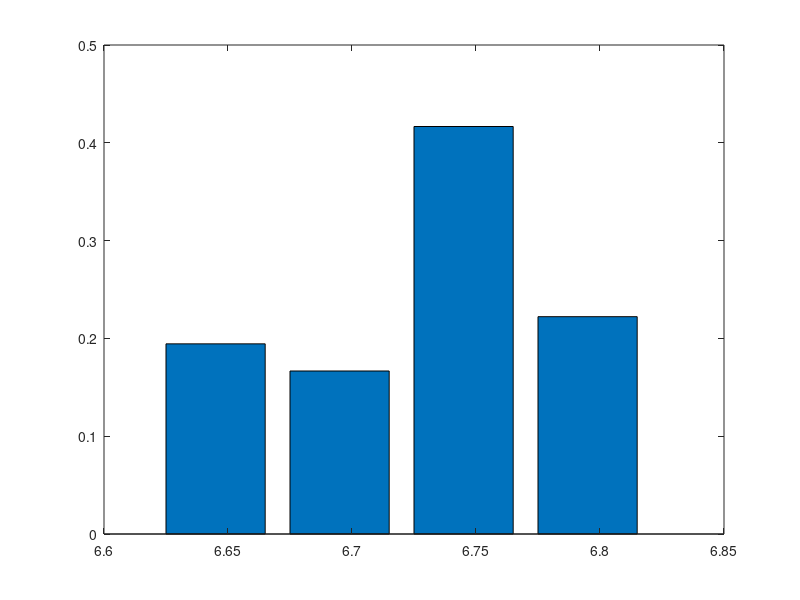

The MATLAB source for this figure:
clear all;
data = [6.72 6.77 6.82 6.70 6.78 6.70 6.62 6.75 6.66 6.66 6.64 6.76 6.73 6.80 6.72 6.76 6.76 6.68 6.66 6.62 6.72 6.76 6.70 6.78 6.76 6.67 6.70 6.72 6.74 6.81 6.79 6.78 6.66 6.76 6.76 6.72];
%(a)
mean = mean(data);
std = std(data);
fprintf('the sample mean is %f\n',mean);
fprintf('the sample standard deviation is %f\n',std);
%(b)
count1=0;
count2=0;
count3=0;
count4=0;
for i=1:36
    if(data(i)>=6.62&&data(i)<6.67)
        count1=count1+1;
    
    elseif(data(i)>=6.67&&data(i)<6.72)
            count2=count2+1;
       
    elseif(data(i)>=6.72&&data(i)<6.77)
            count3=count3+1;
         
    elseif(data(i)>=6.77&&data(i)<=6.82)
            count4=count4+1;
    end 
end

bar([6.645 6.695 6.745 6.795],[count1/36 count2/36 count3/36 count4/36]);

